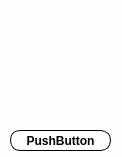
<?xml version="1.0" encoding="UTF-8"?>
<ui version="4.0">
 <class>Form</class>
 <widget class="QWidget" name="Form">
  <property name="geometry">
   <rect>
    <x>0</x>
    <y>0</y>
    <width>122</width>
    <height>157</height>
   </rect>
  </property>
  <property name="windowTitle">
   <string>Form</string>
  </property>
  <property name="styleSheet">
   <string notr="true">background: rgb(254,254,254)</string>
  </property>
  <widget class="QWidget" name="verticalLayoutWidget">
   <property name="geometry">
    <rect>
     <x>10</x>
     <y>10</y>
     <width>101</width>
     <height>111</height>
    </rect>
   </property>
   <layout class="QVBoxLayout" name="verticalLayout"/>
  </widget>
  <widget class="QPushButton" name="pushButton">
   <property name="geometry">
    <rect>
     <x>10</x>
     <y>130</y>
     <width>101</width>
     <height>21</height>
    </rect>
   </property>
   <property name="styleSheet">
    <string notr="true">QPushButton:pressed {
border: 0px solid #000;
border-radius: 10px;
border-style: outset;
background: black;
color: rgb(254,254,254);
font-weight: bold;
font: 6pt &quot;Futurespore Cyrillic&quot;;
}
QPushButton {
border: 1px solid #000;
border-radius: 10px;
border-style: outset;
color: black;
font-weight: bold;
font: 6pt &quot;Futurespore Cyrillic&quot;;
}</string>
   </property>
   <property name="text">
    <string>PushButton</string>
   </property>
  </widget>
 </widget>
 <resources/>
 <connections/>
</ui>
